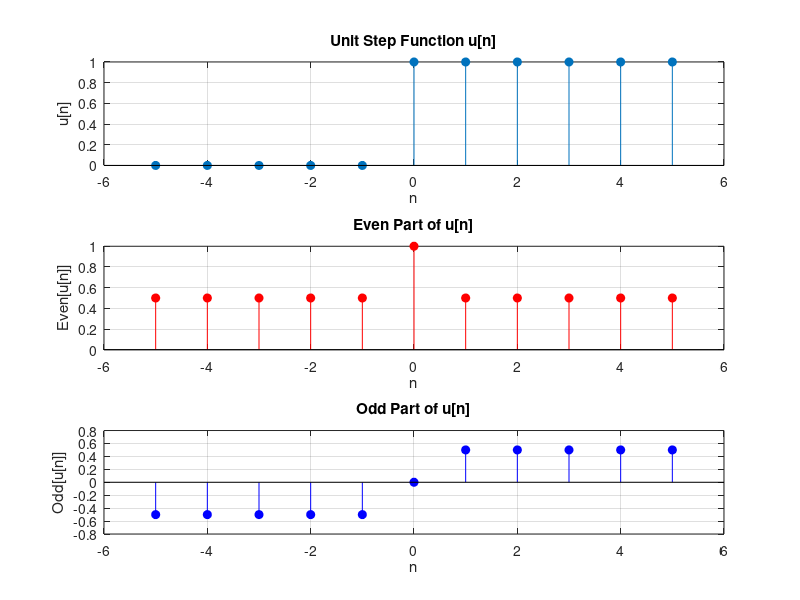

Write the MATLAB code that produced this figure.
% Define the values of n
n = -5:5;

% Initialize the unit step function
u_n = zeros(size(n));

% Set u[n] to 1 for n >= 0
u_n(n >= 0) = 1;

% Calculate the even and odd parts
even_n = 0.5 * (u_n + flip(u_n)); % Even part
odd_n = 0.5 * (u_n - flip(u_n));  % Odd part

% Plot the original unit step function
subplot(3,1,1)
stem(n, u_n, 'filled')
grid on
title('Unit Step Function u[n]')
xlabel('n')
ylabel('u[n]')

% Plot the even part
subplot(3,1,2)
stem(n, even_n, 'filled', 'r')
grid on
title('Even Part of u[n]')
xlabel('n')
ylabel('Even[u[n]]')

% Plot the odd part
subplot(3,1,3)
stem(n, odd_n, 'filled', 'b')
grid on
title('Odd Part of u[n]')
xlabel('n')
ylabel('Odd[u[n]]')
